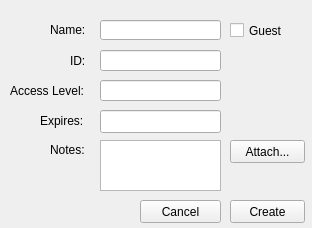
<?xml version="1.0" encoding="UTF-8"?>
<ui version="4.0">
 <class>InsertUserWidget</class>
 <widget class="QMainWindow" name="InsertUserWidget">
  <property name="geometry">
   <rect>
    <x>0</x>
    <y>0</y>
    <width>312</width>
    <height>228</height>
   </rect>
  </property>
  <property name="windowTitle">
   <string>Insert User</string>
  </property>
  <widget class="QWidget" name="centralwidget">
   <widget class="QPushButton" name="OKButton">
    <property name="geometry">
     <rect>
      <x>230</x>
      <y>200</y>
      <width>75</width>
      <height>23</height>
     </rect>
    </property>
    <property name="text">
     <string>Create</string>
    </property>
   </widget>
   <widget class="QPushButton" name="CancelButton">
    <property name="geometry">
     <rect>
      <x>140</x>
      <y>200</y>
      <width>81</width>
      <height>23</height>
     </rect>
    </property>
    <property name="text">
     <string>Cancel</string>
    </property>
   </widget>
   <widget class="QLineEdit" name="NameInput">
    <property name="geometry">
     <rect>
      <x>100</x>
      <y>20</y>
      <width>121</width>
      <height>20</height>
     </rect>
    </property>
   </widget>
   <widget class="QLineEdit" name="AccessLevelInput">
    <property name="geometry">
     <rect>
      <x>100</x>
      <y>80</y>
      <width>121</width>
      <height>21</height>
     </rect>
    </property>
   </widget>
   <widget class="QLabel" name="NameText">
    <property name="geometry">
     <rect>
      <x>50</x>
      <y>20</y>
      <width>41</width>
      <height>20</height>
     </rect>
    </property>
    <property name="text">
     <string>Name:</string>
    </property>
   </widget>
   <widget class="QLabel" name="AccessLevelText">
    <property name="geometry">
     <rect>
      <x>10</x>
      <y>80</y>
      <width>81</width>
      <height>21</height>
     </rect>
    </property>
    <property name="text">
     <string>Access Level:</string>
    </property>
   </widget>
   <widget class="QPlainTextEdit" name="NotesInput">
    <property name="geometry">
     <rect>
      <x>100</x>
      <y>140</y>
      <width>121</width>
      <height>51</height>
     </rect>
    </property>
   </widget>
   <widget class="QLabel" name="NotesText">
    <property name="geometry">
     <rect>
      <x>50</x>
      <y>140</y>
      <width>41</width>
      <height>20</height>
     </rect>
    </property>
    <property name="text">
     <string>Notes:</string>
    </property>
   </widget>
   <widget class="QPushButton" name="AttachButton">
    <property name="geometry">
     <rect>
      <x>230</x>
      <y>140</y>
      <width>75</width>
      <height>23</height>
     </rect>
    </property>
    <property name="text">
     <string>Attach...</string>
    </property>
   </widget>
   <widget class="QCheckBox" name="GuestCheckBox">
    <property name="geometry">
     <rect>
      <x>230</x>
      <y>20</y>
      <width>70</width>
      <height>21</height>
     </rect>
    </property>
    <property name="text">
     <string>Guest</string>
    </property>
   </widget>
   <widget class="QLabel" name="IDText">
    <property name="geometry">
     <rect>
      <x>70</x>
      <y>51</y>
      <width>21</width>
      <height>20</height>
     </rect>
    </property>
    <property name="text">
     <string>ID:</string>
    </property>
   </widget>
   <widget class="QLineEdit" name="lineEdit">
    <property name="geometry">
     <rect>
      <x>100</x>
      <y>50</y>
      <width>121</width>
      <height>21</height>
     </rect>
    </property>
   </widget>
   <widget class="QLabel" name="ExpirationDateText">
    <property name="geometry">
     <rect>
      <x>40</x>
      <y>110</y>
      <width>59</width>
      <height>21</height>
     </rect>
    </property>
    <property name="text">
     <string>Expires:</string>
    </property>
   </widget>
   <widget class="QLineEdit" name="lineEdit_2">
    <property name="geometry">
     <rect>
      <x>100</x>
      <y>110</y>
      <width>121</width>
      <height>23</height>
     </rect>
    </property>
   </widget>
  </widget>
 </widget>
 <resources/>
 <connections/>
</ui>
